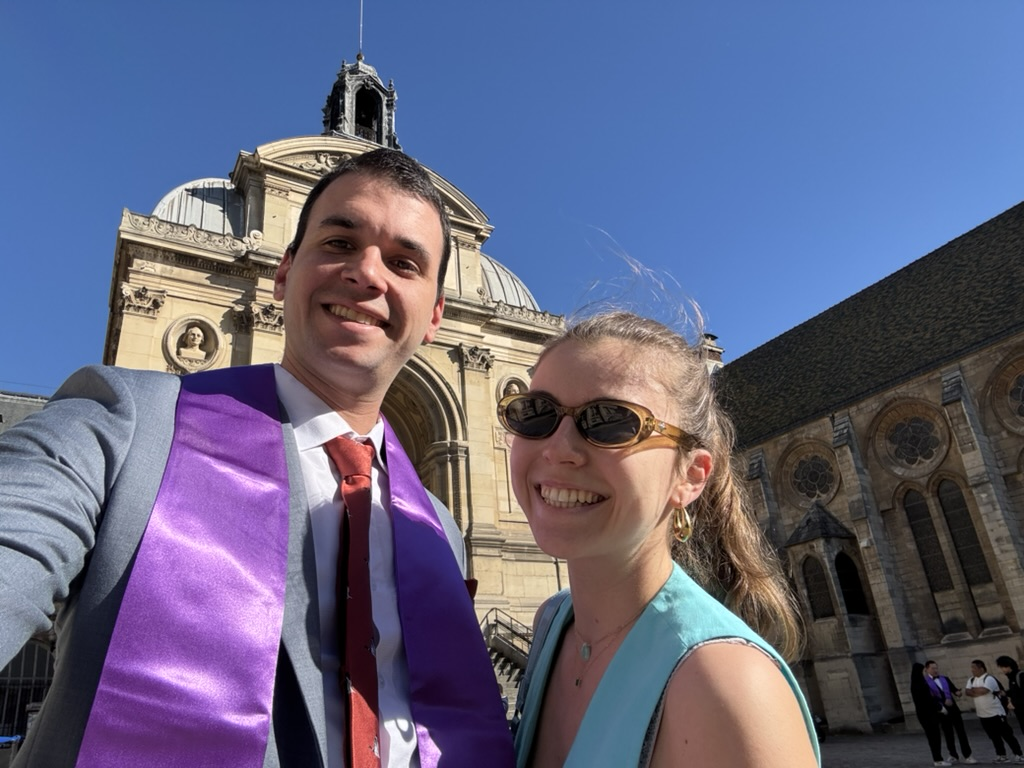
#> input picture impression/outils/points-a-relier-selfie/photo.jpg, 1024 x 768 px, found by its file name
$ python points-a-relier.py photo.jpg '(opencv-python' + 'numpy)'
#> lines starting #> are read from the running program, lines starting #| are printed output that depends on the picture; after the words box and inside, x2 and y2 are one past the last pixel; in counts of white or black regions, pixels touching at a corner belong together
"""Points à relier — génère impression/journal-dessin.js à partir d'une photo.
Usage : python3 points-a-relier.py photo.jpg     (opencv-python + numpy)
⚠ Réglé pour la photo du photomaton (L&M, 08.11.2025) : zones de recadrage,
visages et vêtements en pixels. Pour une autre photo, il faut ajuster ces valeurs.
   Puis : python3 traits_photomaton.py  (traits du visage dessinés à la main, avec les nez)
"""
import sys
PHOTO = sys.argv[1] if len(sys.argv) > 1 else '1.jpg'
import cv2, numpy as np
im=cv2.imread(PHOTO); print(im.shape)
#> further down, im is the input picture: shape (768, 1024, 3); mean B, G, R 128, 100.6, 99.3
H,W=im.shape[:2]
# zone utile: couple, au-dessus du bandeau rouge
crop=im[60:1000, 430:1600].copy(); cv2.imwrite('crop.jpg',crop)
h,w=crop.shape[:2]
mask=np.zeros((h,w),np.uint8); bgd=np.zeros((1,65),np.float64); fgd=np.zeros((1,65),np.float64)
rect=(40,20,w-90,h-20)
cv2.grabCut(crop,mask,rect,bgd,fgd,8,cv2.GC_INIT_WITH_RECT)
m=np.where((mask==1)|(mask==3),255,0).astype(np.uint8)
cv2.imwrite('mask.png',m)
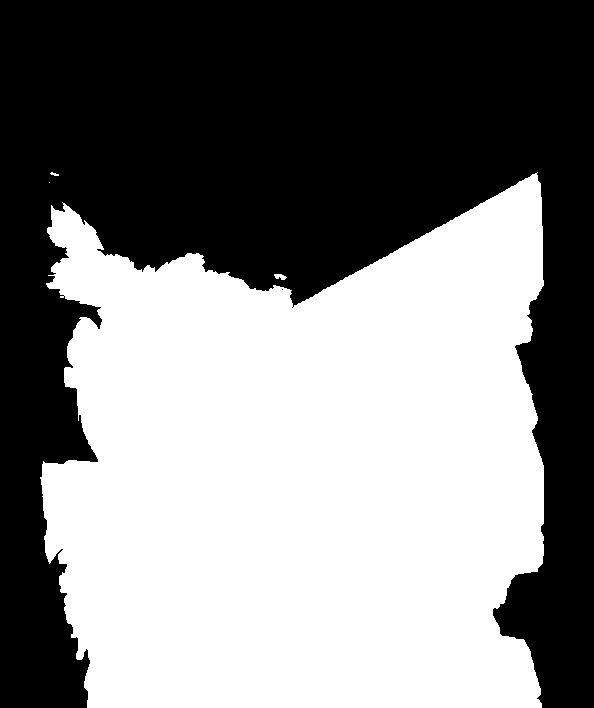
#> saved as mask.png: shape (708, 594); 50.7% white; 2 black regions (1 under 20 px), largest, box (x1, y1, x2, y2) and area: (0, 0, 594, 708) 207343
ov=crop.copy(); ov[m==0]=(ov[m==0]*0.25).astype(np.uint8); cv2.imwrite('ov.jpg',ov)
import cv2, numpy as np
crop=cv2.imread('crop.jpg'); m=cv2.imread('mask.png',0)
# nettoyage masque
m=cv2.morphologyEx(m,cv2.MORPH_OPEN,np.ones((9,9),np.uint8)); m=cv2.morphologyEx(m,cv2.MORPH_CLOSE,np.ones((15,15),np.uint8))
n,lab,st,_=cv2.connectedComponentsWithStats(m); k=1+np.argmax(st[1:,4]); m=np.where(lab==k,255,0).astype(np.uint8)
#> after `n, lab, st, _ = cv2.connectedComponentsWithStats(m)`: n = 2; st = [[0, 0, 594, 708, 207155], [42, 177, 502, 531, 213397]]
#> after `k = 1 + np.argmax(st[1:, 4])`: k = 1
cv2.imwrite('mask2.png',m)
import json
CUT=845
crop=cv2.imread('crop.jpg')[:CUT]; m=cv2.imread('mask2.png',0)[:CUT].copy(); h,w=m.shape
# ---------- peau ----------
y=cv2.cvtColor(crop,cv2.COLOR_BGR2YCrCb)
#> y: shape (708, 594, 3); mean of channels 0, 1, 2 98, 124.3, 137.7
sk=((y[:,:,1]>=138)&(y[:,:,1]<=175)&(y[:,:,2]>=85)&(y[:,:,2]<=125)&(y[:,:,0]>90)).astype(np.uint8)*255
#> sk: shape (708, 594); 16.1% white; 121 white regions (98 under 20 px), largest, box (x1, y1, x2, y2) and area: (0, 139, 368, 597) 45005, (236, 581, 387, 708) 15070, (41, 488, 126, 565) 4356
sk[m==0]=0; sk[:540,:262]=0
raw=sk.copy()
m[780:,380:560]=255
sk=cv2.morphologyEx(sk,cv2.MORPH_OPEN,cv2.getStructuringElement(cv2.MORPH_ELLIPSE,(13,13)))
#> sk: shape (708, 594); 4.9% white; 6 white regions, box (x1, y1, x2, y2) and area: (237, 581, 387, 708) 15044, (262, 298, 303, 419) 2245, (301, 449, 361, 558) 2237, (76, 540, 105, 564) 500, (262, 408, 278, 432) 290, (296, 421, 309, 434) 121
sk=cv2.morphologyEx(sk,cv2.MORPH_CLOSE,cv2.getStructuringElement(cv2.MORPH_ELLIPSE,(25,25)))
#> sk: shape (708, 594); 5% white; 4 white regions, box (x1, y1, x2, y2) and area: (237, 581, 387, 708) 15055, (262, 298, 309, 436) 3315, (301, 447, 361, 558) 2312, (76, 540, 105, 564) 504
sk0=sk.copy()
n,lab,st,_=cv2.connectedComponentsWithStats(sk); s2=np.zeros_like(sk)
#> after `n, lab, st, _ = cv2.connectedComponentsWithStats(sk)`:
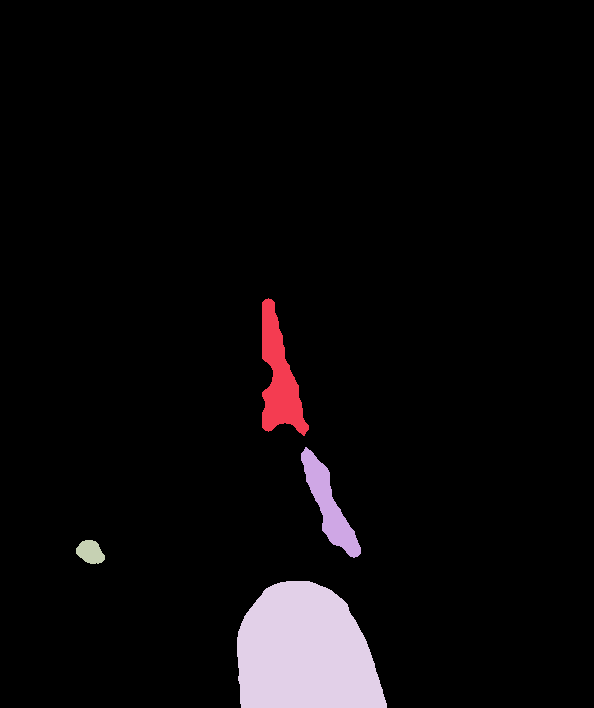
#> lab: shape (708, 594) int32; 5 distinct labels, from 0 to 4; one colour per label, 0 black
#> after `n, lab, st, _ = cv2.connectedComponentsWithStats(sk)`: n = 5; st = [[0, 0, 594, 708, 399366], [262, 298, 47, 138, 3315], [301, 447, 60, 111, 2312], [76, 540, 29, 24, 504], [237, 581, 150, 127, 15055]]
for i in range(1,n):
    if st[i,4]>4000: s2[lab==i]=255
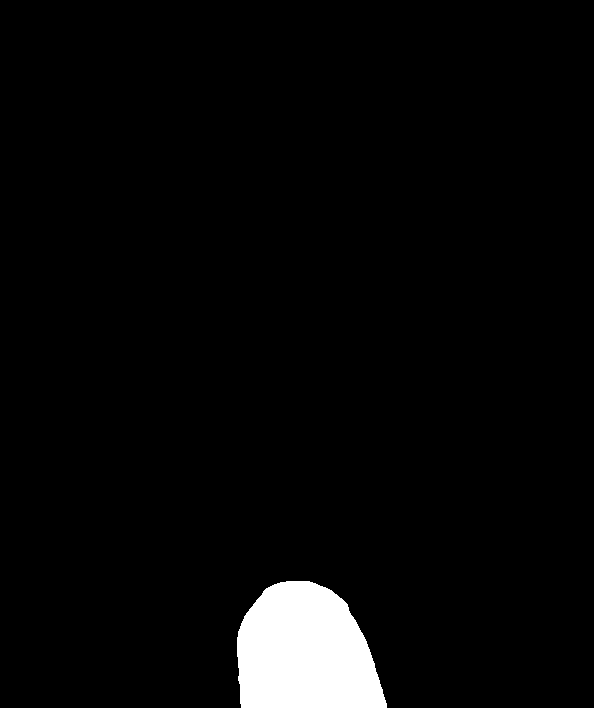
#> s2: shape (708, 594); 3.6% white; 1 white region
# boucher les trous (yeux, bouche)
cs,_=cv2.findContours(s2,cv2.RETR_EXTERNAL,cv2.CHAIN_APPROX_NONE); sk=np.zeros_like(s2); cv2.drawContours(sk,cs,-1,255,-1)
#> after `cs, _ = cv2.findContours(s2, cv2.RETR_EXTERNAL, cv2.CHAIN_APPROX_NONE)`: cs = 1 contour; box (x1, y1, x2, y2) and area: (237, 581, 387, 708) 14830
trous=cv2.subtract(sk,s2)
#> trous: shape (708, 594); every value is 0
# visage de Thomas : on referme fort (sourcils / yeux collés aux cheveux)
fz=np.zeros_like(sk); cv2.ellipse(fz,(645,240),(120,140),0,0,360,255,-1)
big=cv2.morphologyEx(sk,cv2.MORPH_CLOSE,cv2.getStructuringElement(cv2.MORPH_ELLIPSE,(61,61)))
#> big: shape (708, 594); 3.6% white; 1 white region
sk=np.where(fz>0,np.maximum(sk,big),sk).astype(np.uint8)
cs,_=cv2.findContours(sk,cv2.RETR_EXTERNAL,cv2.CHAIN_APPROX_NONE); sk=np.zeros_like(s2); cv2.drawContours(sk,cs,-1,255,-1)
sk[m==0]=0
# ---------- silhouette ----------
def lisse(c,k):
    cc=np.vstack([c[-k:],c,c[:k]]); ker=np.ones(2*k+1)/(2*k+1)
    return np.stack([np.convolve(cc[:,0],ker,'valid'),np.convolve(cc[:,1],ker,'valid')],1)
def echantillonne(c,eps=4.0,pas=40,mini=14):
    ap=cv2.approxPolyDP(c.astype(np.float32).reshape(-1,1,2),eps,False)[:,0,:]
    pts=[ap[0]]
    for p in ap[1:]:
        q=pts[-1]; L=np.hypot(*(p-q)); ns=max(1,int(np.ceil(L/pas)))
        for t in range(1,ns+1): pts.append(q+(p-q)*t/ns)
    out=[pts[0]]
    for p in pts[1:]:
        if np.hypot(*(p-out[-1]))>=mini: out.append(p)
    if len(out)>2 and np.hypot(*(pts[-1]-out[-1]))>1: out[-1]=pts[-1]
    return np.array(out)
def runs(c,keep,minlen):
    """morceaux contigus d'un contour fermé où keep est vrai"""
    if keep.all(): return [np.vstack([c,c[:1]])]
    st=np.argmin(keep); c=np.roll(c,-st,0); keep=np.roll(keep,-st)
    res=[]; cur=[]
    for p,k in zip(c,keep):
        if k: cur.append(p)
        elif cur: res.append(np.array(cur)); cur=[]
    if cur: res.append(np.array(cur))
    return [r for r in res if len(r)>=minlen]
cs,_=cv2.findContours(m,cv2.RETR_EXTERNAL,cv2.CHAIN_APPROX_NONE)
#> cs = 1 contour; box (x1, y1, x2, y2) and area: (42, 177, 544, 708) 212303
co=lisse(max(cs,key=cv2.contourArea)[:,0,:].astype(float),9)
#> in lisse, `cc = np.vstack([c[-k:], c, c[:k]])`: cc = 2204 pairs, first value 42 to 543, second value 177 to 707
#> co = 2186 pairs, first value 42 to 543, second value 177.9 to 707
keep=(co[:,1]<h-14)&(co[:,0]>6)&(co[:,0]<w-6)
chaines=[echantillonne(r,4.0,50,24) for r in runs(co,keep,30)]
#> in runs, `st = np.argmin(keep)`: st = 1127
#> in runs, `c = np.roll(c, -st, 0)`: c has the same summary as co outside runs
#> the loop in runs, `for p,k in zip(c,keep):` made 2186 passes
#> p on passes 1 to 3: [86.53, 694], [86.63, 695], [86.74, 696]
#> after the loop in runs, `for p,k in zip(c,keep):`: cur = 1706 pairs, first value 42 to 543, second value 177.9 to 694; res = []
#> in echantillonne, `ap=cv2.approxPolyDP(c.astype(np.float32).reshape(-1,1,2),eps,False)[:,..`: ap = 38 pairs, first value 43.11 to 542.6, second value 177.9 to 694
#> in echantillonne, `pts=[ap[0]]`: pts = [[539.1, 694]]
#> the loop in echantillonne, `for p in ap[1:]:` made 37 passes
#> (p, q, L, ns) on passes 1 to 8: ([526.7, 646.2], [539.1, 694], 49.43, 1), ([502.4, 633.2], [526.7, 646.2], 27.5, 1), ([496.3, 616], [502.4, 633.2], 18.28, 1), ([510.8, 581], [496.3, 616], 37.89, 1), ([536.4, 568.2], [510.8, 581], 28.65, 1), ([542.6, 554], [536.4, 568.2], 15.49, 1), ([542.4, 467], [542.6, 554], 87, 2), ([519.1, 353], [542.4, 467], 116.4, 3)
#> after the loop in echantillonne, `for p in ap[1:]:`: pts = 52 pairs, first value 43.11 to 542.6, second value 177.9 to 694
#> in echantillonne, `out=[pts[0]]`: out = [[539.1, 694]]
#> the loop in echantillonne, `for p in pts[1:]:` made 51 passes
#> p on passes 1 to 8: [526.7, 646.2], [502.4, 633.2], [496.3, 616], [510.8, 581], [536.4, 568.2], [542.6, 554], [542.5, 510.5], [542.4, 467]
#> after the loop in echantillonne, `for p in pts[1:]:`: out = 40 pairs, first value 43.11 to 542.5, second value 191 to 694
#> chaines = 1 point arrays, longest 40 points
# bord de la silhouette (pour écarter les doublons)
bord=np.zeros_like(m); cv2.drawContours(bord,cs,-1,255,1)
dist=cv2.distanceTransform(255-bord,cv2.DIST_L2,5)
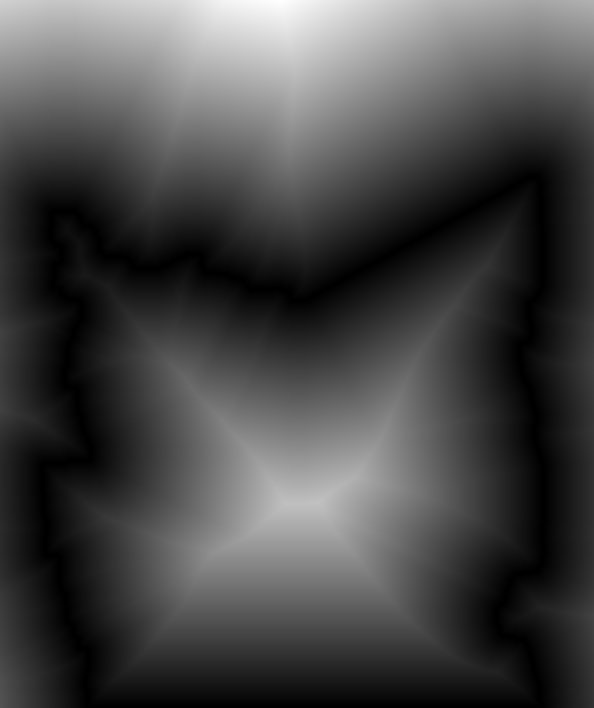
#> dist: shape (708, 594) float32; min 0, max 269.9, mean 76.3; drawn with min black and max white
# ---------- contours de la peau ----------
cs2,_=cv2.findContours(sk,cv2.RETR_EXTERNAL,cv2.CHAIN_APPROX_NONE)
#> cs2 = 1 contour; box (x1, y1, x2, y2) and area: (237, 581, 387, 708) 14830
for c in cs2:
    c=lisse(c[:,0,:].astype(float),7)
    ci=np.clip(c.astype(int),0,[w-1,h-1])
    keep=(dist[ci[:,1],ci[:,0]]>14)&(c[:,1]<h-14)
    for r in runs(c,keep,25): chaines.append(echantillonne(r,3.5,44,22))
#> this loop made 1 pass
#> after the loop, chaines = 2 point arrays, longest 40 points
# ordre : silhouette d'abord, puis de gauche à droite ; chaque chaîne commence par son bout gauche/haut
def oriente(p): return p if (p[0][0],p[0][1])<=(p[-1][0],p[-1][1]) else p[::-1]
chaines=[c for c in chaines if len(c)>=5]
chaines=[oriente(chaines[0])]+sorted([oriente(c) for c in chaines[1:]],key=lambda c:c[:,0].min())
# ---------- détails (traits déjà imprimés) ----------
g=cv2.cvtColor(crop,cv2.COLOR_BGR2GRAY).astype(np.float32)/255; g=cv2.bilateralFilter(g,9,0.1,7)
a=cv2.GaussianBlur(g,(0,0),2.0); b=cv2.GaussianBlur(g,(0,0),3.2); d=21*a-20*b
ink=((np.where(d>=0.02,1,1+np.tanh(40*(d-0.02))))<0.5).astype(np.uint8)*255
#> ink: shape (708, 594); 11.1% white; 275 white regions (91 under 20 px), largest, box (x1, y1, x2, y2) and area: (241, 480, 459, 708) 3069, (66, 325, 224, 384) 2703, (481, 600, 542, 702) 2553
zone=np.zeros_like(m)
cv2.ellipse(zone,(388,335),(88,100),0,0,360,255,-1); cv2.ellipse(zone,(645,265),(95,105),0,0,360,255,-1)
cv2.fillPoly(zone,[np.array([[590,480],[780,370],[1120,500],[1120,860],[560,860]])],255)
#> zone: shape (708, 594); 8.6% white; 3 white regions, box (x1, y1, x2, y2) and area: (300, 235, 477, 436) 27899, (550, 177, 594, 354) 5477, (572, 478, 594, 708) 2968
ink[zone==0]=0
#> ink: shape (708, 594); 1.1% white; 50 white regions (16 under 20 px), largest, box (x1, y1, x2, y2) and area: (302, 315, 476, 389) 1241, (303, 240, 422, 309) 869, (578, 599, 594, 673) 640
skb=np.zeros_like(m); cv2.drawContours(skb,cs2,-1,255,1)
near=cv2.distanceTransform(255-cv2.bitwise_or(skb,bord),cv2.DIST_L2,5)
ink[near<12]=0
#> ink: shape (708, 594); 0.85% white; 48 white regions (15 under 20 px), largest, box (x1, y1, x2, y2) and area: (302, 315, 476, 389) 1241, (578, 599, 594, 673) 640, (574, 645, 593, 696) 297
# bouche de Tiphaine : contour du trou « dents » dans la peau
bz=np.zeros_like(m); cv2.ellipse(bz,(388,410),(70,35),0,0,360,255,-1)
dents=((y[:,:,0]>175)&(y[:,:,1]<150)).astype(np.uint8)*255
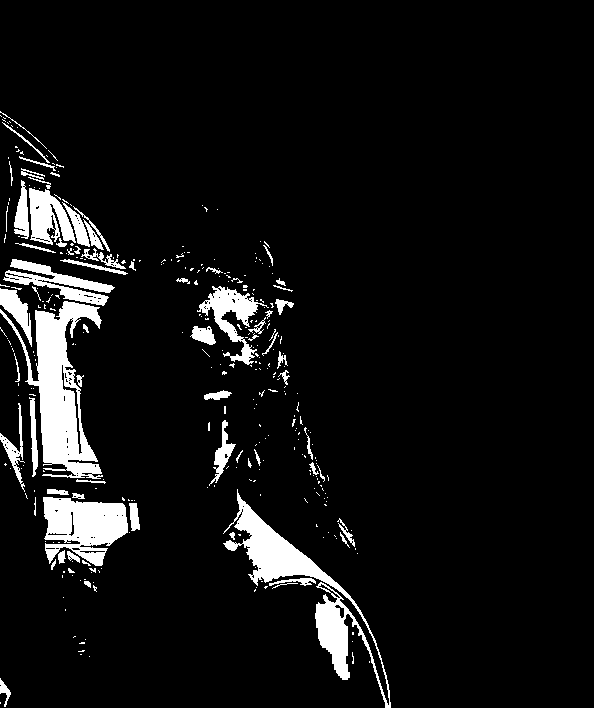
#> dents: shape (708, 594); 7.2% white; 335 white regions (264 under 20 px), largest, box (x1, y1, x2, y2) and area: (0, 301, 103, 479) 6893, (223, 489, 391, 708) 5942, (43, 497, 128, 566) 3886
bouche=cv2.bitwise_and(cv2.morphologyEx(dents,cv2.MORPH_CLOSE,np.ones((7,7),np.uint8)),bz)
bouche=cv2.morphologyEx(bouche,cv2.MORPH_OPEN,np.ones((5,5),np.uint8))
n_,lb,stt,_=cv2.connectedComponentsWithStats(bouche)
#> lb: shape (708, 594) int32; every value is 0
#> n_ = 1; stt = [[0, 0, 594, 708, 420552]]
for i in range(1,n_):
    if stt[i,4]>150:
        hole=(lb==i).astype(np.uint8)*255
        ring=cv2.subtract(cv2.dilate(hole,np.ones((5,5),np.uint8)),hole)
        ink=cv2.bitwise_or(ink,ring)
        print('bouche',stt[i])
n,lab,st,_=cv2.connectedComponentsWithStats(ink); keepi=np.zeros_like(ink)
#> after `n, lab, st, _ = cv2.connectedComponentsWithStats(ink)`: n = 49; st = 49 rows, first 6: [0, 0, 594, 708, 416988], [555, 244, 3, 3, 7], [572, 251, 4, 3, 9], [585, 262, 9, 6, 31], [575, 268, 6, 6, 25], [555, 275, 7, 5, 23]
for i in range(1,n):
    if st[i,4]>=70: keepi[lab==i]=255
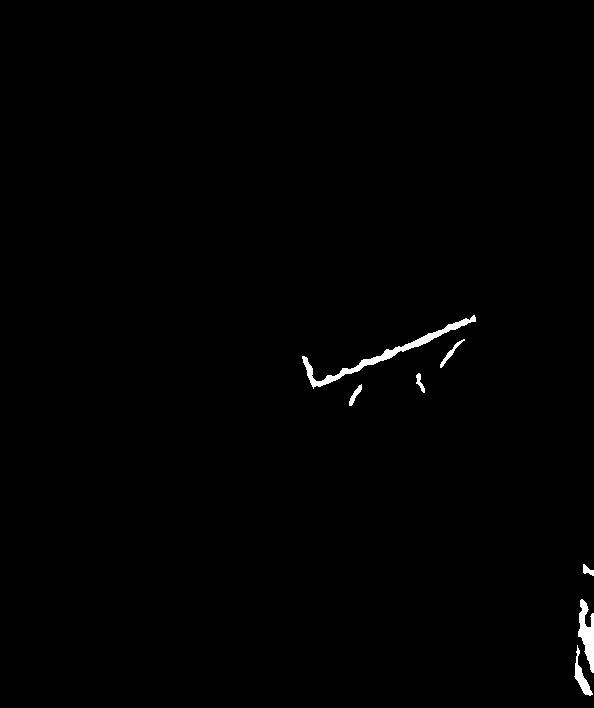
#> keepi: shape (708, 594); 0.61% white; 7 white regions, largest, box (x1, y1, x2, y2) and area: (302, 315, 476, 389) 1241, (578, 599, 594, 673) 640, (574, 645, 593, 696) 297
keepi=np.where(cv2.GaussianBlur(keepi,(0,0),1.6)>110,255,0).astype(np.uint8)
#> keepi: shape (708, 594); 0.64% white; 7 white regions
cs3,_=cv2.findContours(keepi,cv2.RETR_CCOMP,cv2.CHAIN_APPROX_NONE)
#> cs3 = 7 contours; box (x1, y1, x2, y2) and area: (302, 316, 476, 387) 1152, (578, 600, 594, 673) 568, (575, 649, 594, 696) 256, (440, 340, 463, 367) 102, (349, 385, 362, 406) 87, (416, 374, 425, 392) 62, (583, 565, 594, 576) 58
paths=['M'+'L'.join(f'{p[0][0]},{p[0][1]}' for p in cv2.approxPolyDP(c,0.8,True))+'Z' for c in cs3 if len(c)>=3]
tot=sum(len(c) for c in chaines)
#> tot = 52
print(len(chaines),'chaînes',[len(c) for c in chaines],'total',tot)
#| 2 chaînes [40, 12] total 52
data={'w':w,'h':h,'chaines':[[[round(float(a)),round(float(b))] for a,b in c] for c in chaines],'details':paths}
open('journal-dessin.js','w').write('/* Points à relier — fichier généré automatiquement à partir d’une photo (outils/points-a-relier.py).\n   Ne pas modifier à la main. */\nwindow.JOURNAL_DESSIN = '+json.dumps(data,separators=(',',':'))+';\n')
v=255-cv2.cvtColor(keepi,cv2.COLOR_GRAY2BGR)
#> v: shape (708, 594, 3); 99.4% white; 7 black regions, largest, box (x1, y1, x2, y2) and area: (302, 316, 476, 387) 1346, (578, 600, 594, 673) 658, (575, 649, 594, 696) 306
for c in chaines:
    for i,p in enumerate(c):
        cv2.circle(v,tuple(int(t) for t in p),4,(0,0,0),-1)
        if i: cv2.line(v,tuple(int(t) for t in c[i-1]),tuple(int(t) for t in p),(200,120,0),2)
    cv2.circle(v,tuple(int(t) for t in c[0]),9,(0,0,255),2)
#> this loop made 2 passes
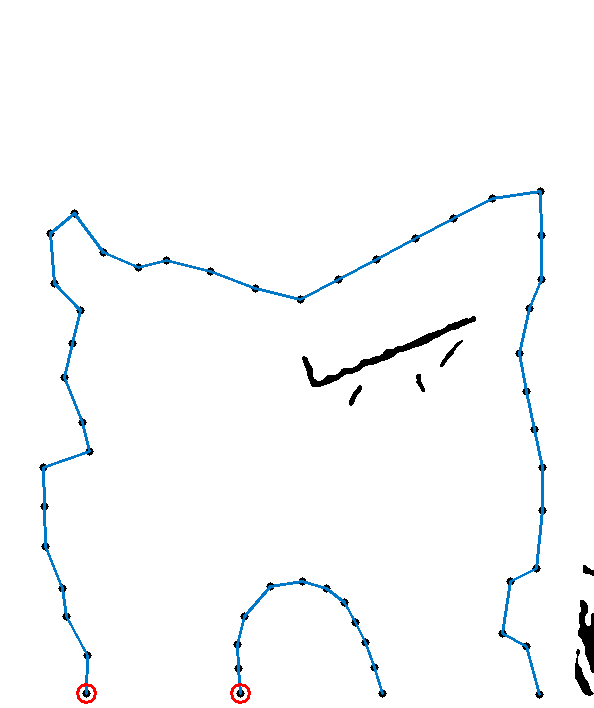
#> v: shape (708, 594, 3); mean of channels 0, 1, 2 251.6, 250.5, 249.2; drawn as B, G, R
cv2.imwrite('apercu.png',v)
